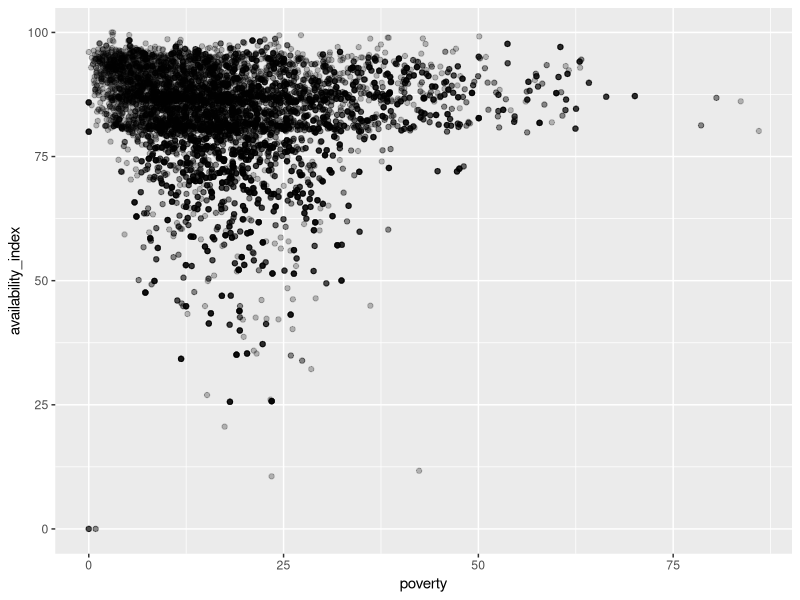
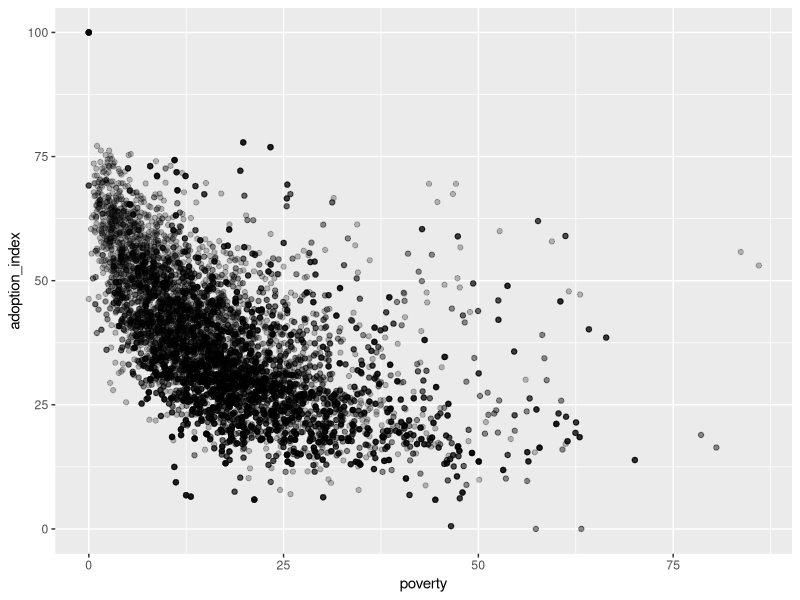
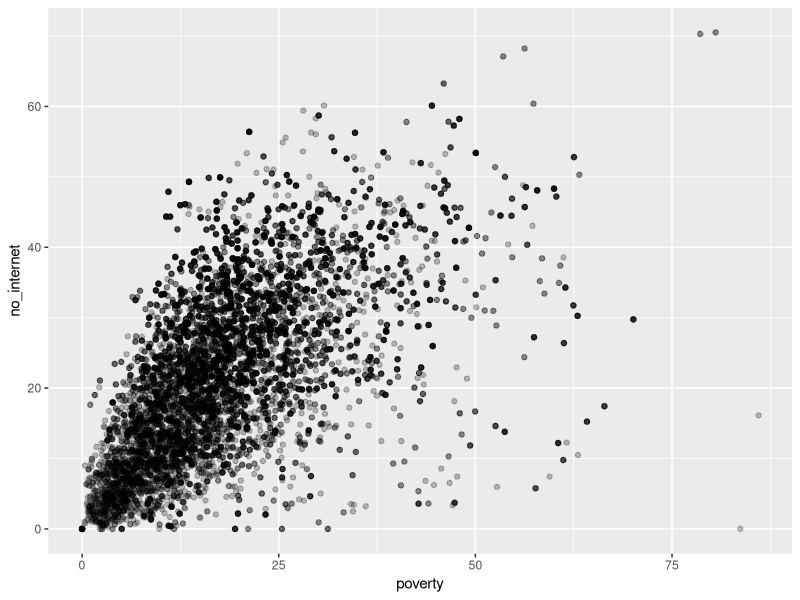
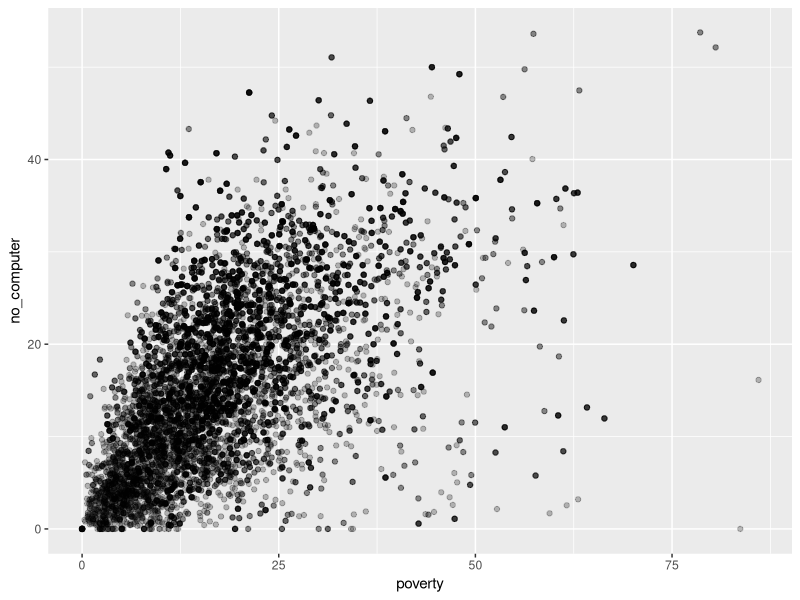
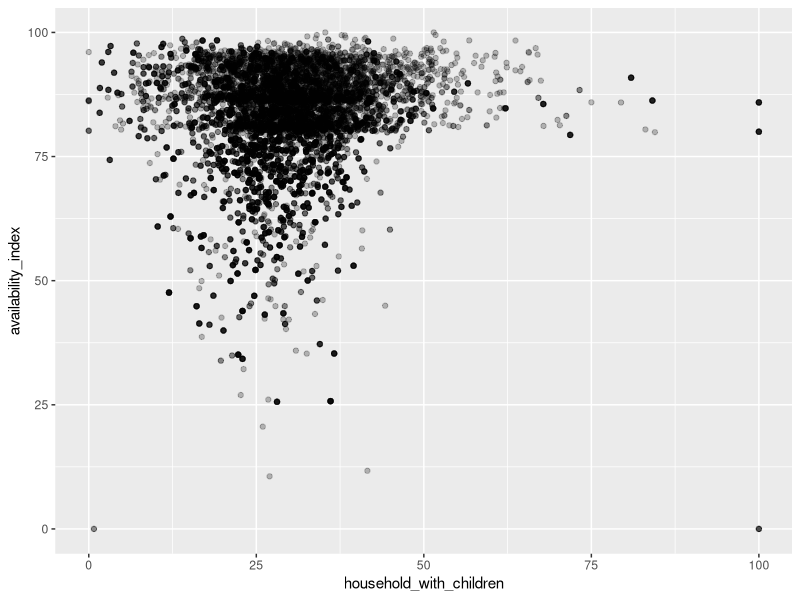
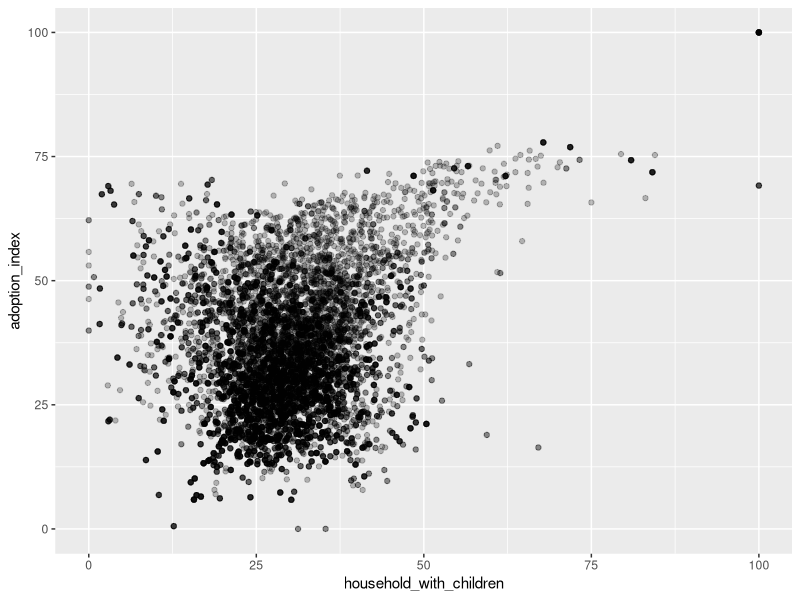
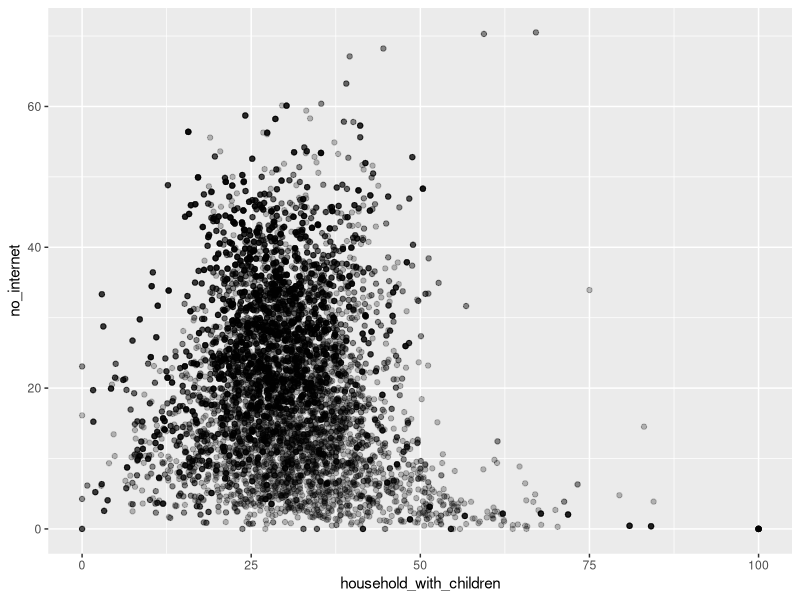
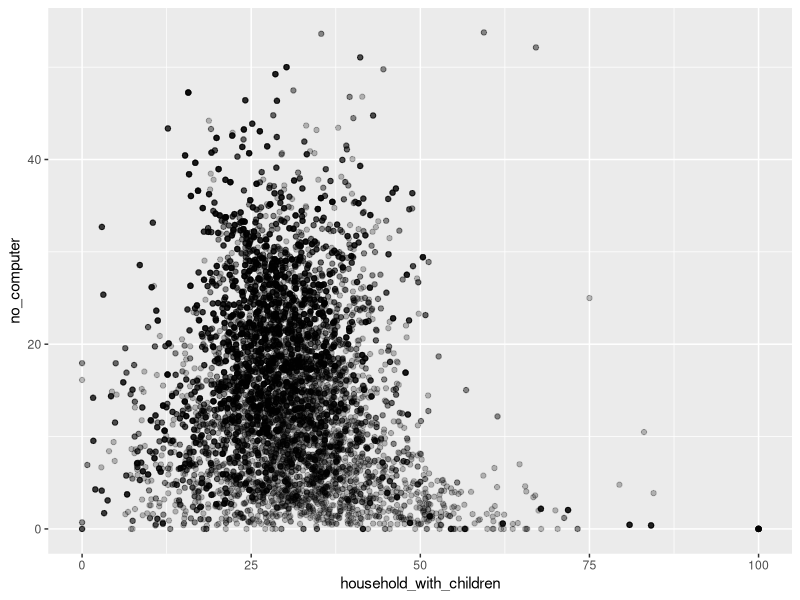

Source code (R) for these figures, in order:
## ---- chunk 1
knitr::opts_chunk$set(echo = TRUE, message = FALSE, warning = FALSE)
## ---- chunk 2
library(tidyverse)
## ---- chunk 3
# upload & clean data via https://data-nconemap.opendata.arcgis.com/datasets/broadbandindices-bytract-allyears
# upload data via ACS
# all variables are percentages unless otherwise noted in names
broadband <- read.csv("NC_Broadband_Indices.csv")
broadband <- broadband %>% 
  rename(tract = NAMELSAD, fips = FIPS, county = County_Name, `25/3` = Percent_Pop__25_3, 
         `100/20` = Percent_Pop__100_20, fiber = Percent_Pop__Fiber, upload_download_ratio = Up_Down_Ratio, 
         household_density = Hhld__Density, homes_after_2010 = Percent_Age_Home, 
         no_providers = Percent_Pop__No_Prov_, dsl = Percent_Pop__DSL_Only, availability_index = Availability, 
         subscription = Percent_Bbnd__Sub, `18-34` = Percent_Ages_18_34, bachelors = Percent_Bach_, 
         household_with_children = Percent_Hhlds__Children, wfh = Percent_Work_from_home,
         `65+` = Percent_Ages_65_and_over, no_internet = Percent_No_Int__Access, 
         no_computer = Percent_No_Comp__Devices, poverty = Percent_Poverty, disability = Percent_Disability, 
         limited_english = Percent_Lim__English, adoption_index = Adoption, year = YEAR) %>% 
  select(3, 9:32)

race <- read.csv("NC_ACS_Race.csv")
broadband <- inner_join(broadband, race) %>% 
  rename(pacific_islander = pacific.islander)
## ---- chunk 4
# check missingness
broadband %>% 
  count(is.na(availability_index))

broadband %>% 
  count(is.na(adoption_index))

broadband %>% 
  count(is.na(no_internet))

broadband %>% 
  count(is.na(no_computer))

broadband %>% 
  filter(is.na(availability_index) | is.na(adoption_index) | is.na(no_internet) | is.na(no_computer))

# calculate summary statistics
broadband %>% 
  filter(!is.na(availability_index) & !is.na(adoption_index) & !is.na(no_internet) & !is.na(no_computer)) %>% 
  summarize(median_availability = median(availability_index), mean_availability = mean(availability_index),
            median_adoption = median(adoption_index), mean_adoption = mean(adoption_index),
            median_no_internet = median(no_internet), mean_no_internet = mean(no_internet),
            median_no_computer = median(no_internet), mean_no_computer = mean(no_internet))

# by county & year
broadband %>% 
  group_by(county, year) %>% 
  filter(!is.na(availability_index) & !is.na(adoption_index) & !is.na(no_internet) & !is.na(no_computer)) %>% 
  summarize(mean_availability = mean(availability_index), mean_adoption = mean(adoption_index),
            mean_no_internet = mean(no_internet), mean_no_computer = mean(no_internet))
## ---- chunk 5
ggplot(data = broadband, mapping = aes(x = poverty, y = availability_index)) +
  geom_point(alpha = 0.25)

ggplot(data = broadband, mapping = aes(x = poverty, y = adoption_index)) +
  geom_point(alpha = 0.25)

ggplot(data = broadband, mapping = aes(x = poverty, y = no_internet)) +
  geom_point(alpha = 0.25)

ggplot(data = broadband, mapping = aes(x = poverty, y = no_computer)) +
  geom_point(alpha = 0.25)

ggplot(data = broadband, mapping = aes(x = household_with_children, y = availability_index)) +
  geom_point(alpha = 0.25)

ggplot(data = broadband, mapping = aes(x = household_with_children, y = adoption_index)) +
  geom_point(alpha = 0.25)

ggplot(data = broadband, mapping = aes(x = household_with_children, y = no_internet)) +
  geom_point(alpha = 0.25)

ggplot(data = broadband, mapping = aes(x = household_with_children, y = no_computer)) +
  geom_point(alpha = 0.25)

broadband %>% 
  mutate(pct_black = black / total) %>% 
  ggplot(data = ., mapping = aes(x = pct_black, y = availability_index)) +
  geom_point(alpha = 0.25)

broadband %>% 
  mutate(pct_black = black / total) %>% 
  ggplot(data = ., mapping = aes(x = pct_black, y = adoption_index)) +
  geom_point(alpha = 0.25)

broadband %>% 
  mutate(pct_black = black / total) %>% 
  ggplot(data = ., mapping = aes(x = pct_black, y = no_internet)) +
  geom_point(alpha = 0.25)

broadband %>% 
  mutate(pct_black = black / total) %>% 
  ggplot(data = ., mapping = aes(x = pct_black, y = no_computer)) +
  geom_point(alpha = 0.25)
